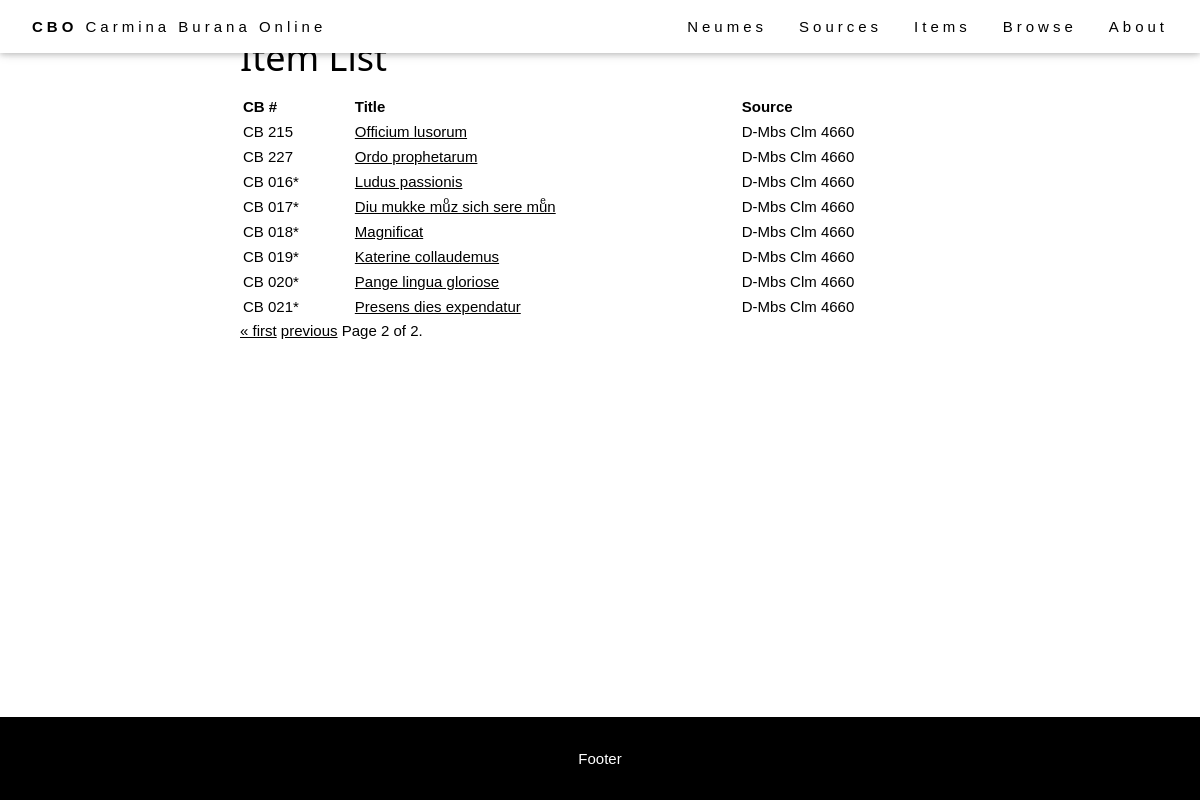
Page /browse/items/?page=2 on the earlier database version.
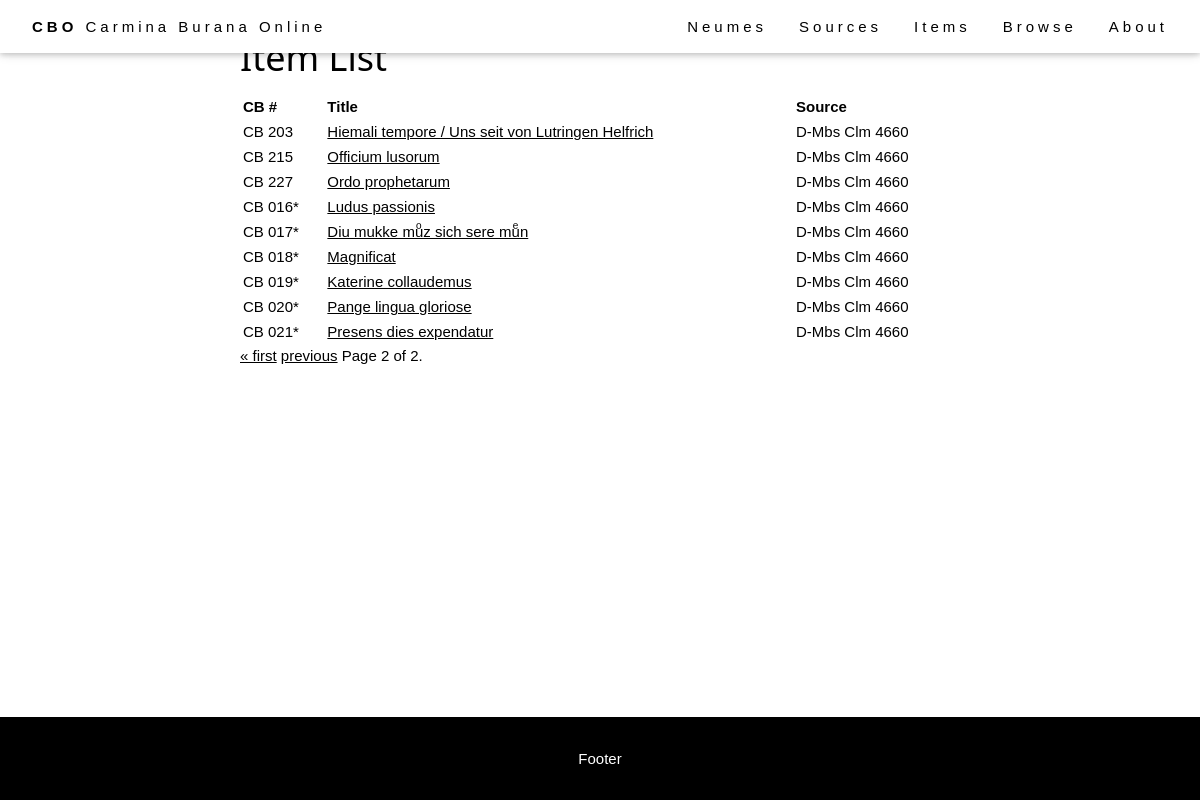
Same page on the later database version.
### browse/models.py (models this page shows, shortened)
class Item(models.Model):
    abstract_item = models.ForeignKey(AbstractItem, on_delete=models.PROTECT, null=True)
    source = models.ForeignKey(Source, on_delete=models.RESTRICT, null=True)
    foliation_start = models.CharField(max_length=64, help_text="First folio occupied by the item in the source.")
    foliation_end = models.CharField(max_length=64, help_text="Last folio occupied by the item in the source.")
    title = models.CharField(max_length=256, help_text="Title of the item (incipit).")
    language = models.ManyToManyField(Language)
    file = models.CharField(max_length=64, help_text="Filename (without extensions).", null=True)
    IIIF_canvas = models.CharField(max_length=256, help_text="IIIF canvas index of the item.", blank=True)
    alternative_img_link = models.CharField(max_length=1024, help_text="Alternative link for source images (if IIIF is not available).", blank=True)
    class Meta:
        ordering = [Length('abstract_item__cb_id'), 'abstract_item__cb_id']
    def get_absolute_url(self):
        return reverse('item-detail', args=[str(self.pk)])

class AbstractItem(models.Model):
    cb_id = models.CharField(max_length=10, help_text="Number of the item.")
    theme = models.ManyToManyField(Theme)
    genre = models.ForeignKey(Genre, on_delete=models.SET_NULL, null=True)
    text_type = models.ManyToManyField(TextType, through="TextTypeSpecification")
    class Meta:
        ordering = [Length('cb_id'), 'cb_id']

class Source(models.Model):
    bib_id = models.CharField(max_length=128, unique=True, help_text="The source identifier.")
    nick_name = models.CharField(max_length=128, help_text="The source name.", blank=True)
    country = models.CharField(max_length=256, help_text="The source location (country).")
    location = models.CharField(max_length=256, help_text="The source location (institution).")
    century = models.CharField(max_length=256, help_text="The source century.", blank=True)
    notation = models.CharField(max_length=256, help_text="The source notation type (for musical notation only).", blank=True)
    url = models.CharField(max_length=512, help_text="External url to access the source images.", blank=True)
    concordances = models.TextField(help_text="Concordances with the Codex Buranus.", blank=True)
    notes = models.TextField(help_text="Additional notes on the source.", blank=True)
    IIIF_manifest = models.CharField(max_length=1024, help_text="URL of the IIIF manifest.", blank=True)
    class Meta:
        ordering = ['country', 'location', 'bib_id']

### browse/views.py (the view)
# urls.py: path('items/', views.ItemListView.as_view(), name='items'),
class ItemListView(generic.ListView):
    model = Item
    context_object_name = 'item_list'
    template_name = 'item_list.html'
    paginate_by = 30

### templates/item_list.html (shortened to what this page needs)
{% extends "base_generic.html" %}
{% block content %}
<div class="flex-column" style="flex: 20%">
</div>
<div style="flex: 60%">
  <h1>Item List</h1>
  <table style="width: 100%;">
    <tr>
      <th>CB #</th>
      <th>Title</th>
      <th>Source</th>
    </tr>
    {% for item in item_list %}
    <tr>
      <td>CB {{ item.abstract_item.cb_id }}</td>
      <td><a href="{{ item.get_absolute_url }}">{{ item.title }}</a></td>
      <td>{{ item.source.bib_id }}</td>
    </tr>
    {% endfor %}
  </table>
  <div class="pagination">
    <span class="step-links">
      {% if page_obj.has_previous %}
        <a href="?page=1">&laquo; first</a>
        <a href="?page={{ page_obj.previous_page_number }}">previous</a>
      {% endif %}
      <span class="current">
        Page {{ page_obj.number }} of {{ page_obj.paginator.num_pages }}.
      </span>
    </span>
  </div>
</div>
<div class="flex-column" style="flex: 20%">
</div>
{% endblock %}

Differences in the rows shown:
added Item: abstract_item.cb_id "203", title "Hiemali tempore / Uns seit von Lutringen Helfrich", source.bib_id "D-Mbs Clm 4660"
